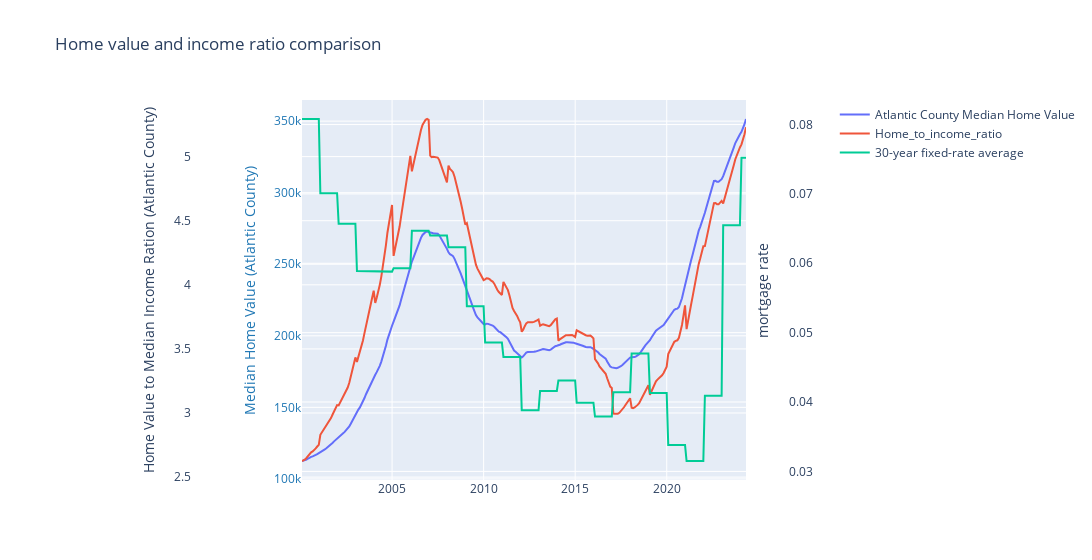

Notebook source saved alongside this figure:
### Code cell
# TODO: try use plotly for this too...
fig = go.Figure()

fig.add_trace(go.Scatter(x=df_merged['Date'], y=df_merged['Atlantic County'], name='Atlantic County Median Home Value', yaxis='y'))
fig.add_trace(go.Scatter(x=df_merged['Date'], y=df_merged['Home_to_income_ratio'], name='Home_to_income_ratio', yaxis='y2'))
fig.add_trace(go.Scatter(x=df_merged['Date'], y=df_merged['30-year fixed-rate average'], name='30-year fixed-rate average', yaxis='y3'))

# Create axis objects
fig.update_layout(
    xaxis=dict(domain=[0.3, 0.9]),
				# create 1st y axis
		yaxis=dict(
			title="Median Home Value (Atlantic County)",
			titlefont=dict(color="#1f77b4"),
			tickfont=dict(color="#1f77b4")
        ),

		# create 2nd y axis
		yaxis2=dict(
            title="Home Value to Median Income Ration (Atlantic County)", overlaying="y",
			side="left", 
            position=0.15
        ),
		# create 3rd y axis
		yaxis3=dict(
			title="mortgage rate",
			# anchor="x", 
            overlaying="y", 
            side="left",
			position=0.99
		)

)


# title
fig.update_layout(
	title_text="Home value and income ratio comparison",
	width=1200,
)

fig.show()

### Figure 1 — Plotly figure (JSON) as saved in the notebook; plotly's stock layout.template omitted (floating-point values rounded to 4 significant figures; data arrays with more than 128 entries replaced by an {"elided": "..."} marker saying what was removed)
{"data": [{"name": "Atlantic County Median Home Value", "type": "scatter", "x": {"elided": "292 str values"}, "y": {"elided": "292 float values"}, "yaxis": "y"}, {"name": "Home_to_income_ratio", "type": "scatter", "x": {"elided": "292 str values"}, "y": {"elided": "292 float values"}, "yaxis": "y2"}, {"name": "30-year fixed-rate average", "type": "scatter", "x": {"elided": "292 str values"}, "y": {"elided": "292 float values"}, "yaxis": "y3"}], "layout": {"title": {"text": "Home value and income ratio comparison"}, "width": 1200, "xaxis": {"domain": [0.3, 0.9]}, "yaxis": {"tickfont": {"color": "#1f77b4"}, "title": {"font": {"color": "#1f77b4"}, "text": "Median Home Value (Atlantic County)"}}, "yaxis2": {"overlaying": "y", "position": 0.15, "side": "left", "title": {"text": "Home Value to Median Income Ration (Atlantic County)"}}, "yaxis3": {"overlaying": "y", "position": 0.99, "side": "left", "title": {"text": "mortgage rate"}}}}
